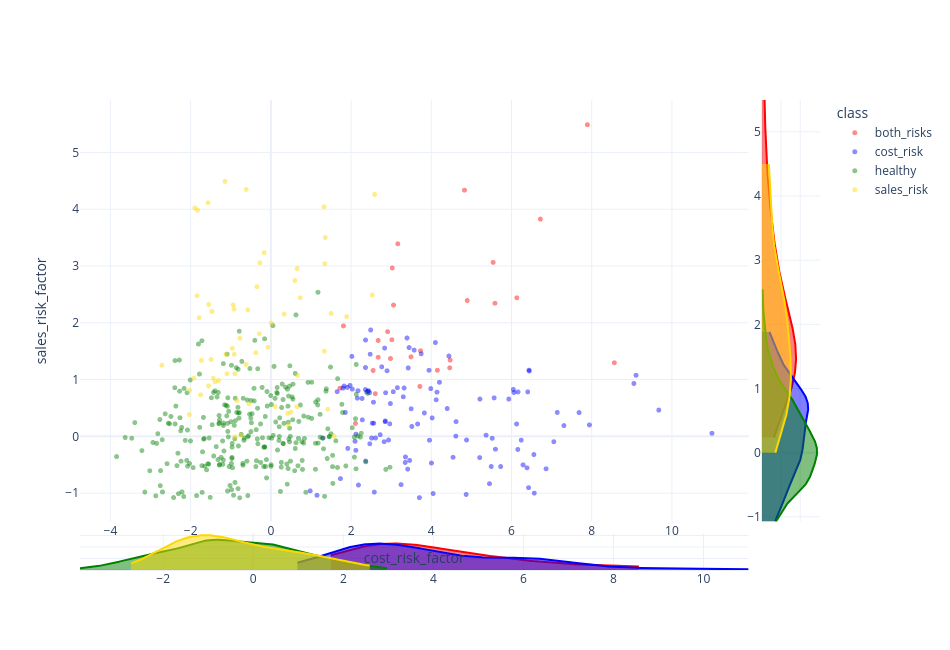

Notebook code cell kept with this figure:
### Code cell
# market_x = MultiLabel OHE in market_focus
df["market_Industrial"] = df["market_focus"].apply(lambda x: 1 if "Industrial" in x else 0)
df["market_Ads"] = df["market_focus"].apply(lambda x: 1 if "Ads" in x else 0)
df["market_Contract"] = df["market_focus"].apply(lambda x: 1 if "Contract" in x else 0)
df["market_Scale"] = df["market_focus"].apply(lambda x: 1 if "Scale" in x else 0)

"""
market_shift_cost =
     0.70 if Industrial
     0.00 if Ads
    -0.50 if Contract
     0.45 if Scale

market_shift_sales =
     0.00 if Industrial
     0.80 if Ads
    -0.50 if Contract
     0.45 if Scale
"""
df["market_shift_cost"] = (
    0.70 * df["market_Industrial"]
    + 0.00 * df["market_Ads"]
    - 0.50 * df["market_Contract"]
    + 0.45 * df["market_Scale"]
)

df["market_shift_sales"] = (
    0.00 * df["market_Industrial"]
    + 0.80 * df["market_Ads"]
    - 0.50 * df["market_Contract"]
    + 0.45 * df["market_Scale"]
)

df["cost_risk_factor"] = df["cost_risk_factor"] + df["market_shift_cost"] - 0.55 * df["audited"]
df["sales_risk_factor"] = df["sales_risk_factor"] + df["market_shift_sales"] - 0.55 * df["audited"]

plot_multiple_plots(
    df=df,
    backend_plotly=True,
    kde_bool=True,
    config=[
        # {"x1_col": "cost_risk_factor"},
        # {"x1_col": "sales_risk_factor"},
        {"x1_col": "cost_risk_factor", "x2_col": "sales_risk_factor"},
    ],
).show()

### Figure 1 — Plotly figure (JSON) as saved in the notebook; plotly's stock layout.template omitted (floating-point values rounded to 4 significant figures; data arrays with more than 128 entries replaced by an {"elided": "..."} marker saying what was removed)
{"data": [{"marker": {"color": "red", "opacity": 0.45, "size": 5}, "mode": "markers", "name": "both_risks", "showlegend": true, "type": "scattergl", "x": [8.565, 4.897, 2.55, 2.11, 1.722, 2.676, 2.983, 1.81, 6.133, 2.912, 3.027, 4.828, 3.716, 3.495, 3.018, 3.058, 3.166, 4.152, 2.604, 5.588, 4.471, 7.893, 2.676, 4.459, 5.543, 6.721, 3.733], "xaxis": "x", "y": [1.304, 2.4, 1.167, 0.235, 0.8544, 1.401, 1.378, 1.953, 2.447, 1.851, 2.972, 4.343, 0.8867, 1.407, 1.709, 2.319, 3.399, 1.172, 0.7589, 2.352, 1.351, 5.497, 1.696, 1.215, 3.072, 3.834, 1.515], "yaxis": "y"}, {"fill": "tozeroy", "line": {"color": "red"}, "mode": "lines", "opacity": 0.35, "showlegend": false, "type": "scatter", "x": {"elided": "300 float values"}, "xaxis": "x3", "y": {"elided": "300 float values"}, "yaxis": "y3"}, {"fill": "tozerox", "line": {"color": "red"}, "mode": "lines", "opacity": 0.35, "showlegend": false, "type": "scatter", "x": {"elided": "300 float values"}, "xaxis": "x2", "y": {"elided": "300 float values"}, "yaxis": "y2"}, {"marker": {"color": "blue", "opacity": 0.45, "size": 5}, "mode": "markers", "name": "cost_risk", "showlegend": true, "type": "scattergl", "x": [1.735, 2.02, 4.619, 2.85, 6.387, 5.933, 4.87, 3.461, 2.58, 2.935, 4.005, 2.172, 2.765, 4.102, 2.898, 1.3, 1.654, 3.988, 3.447, 1.798, 7.307, 6.162, 2.281, 1.908, 4.613, 7.686, 4.398, 9.673, 2.416, 2.566, 4.124, 2.981, 9.052, 6.047, 5.213, 3.66, 4.142, 2.837, 4.543, 3.499, 3.749, 3.574, 3.944, 6.406, 5.207, 6.063, 2.462, 2.099, 2.528, 6.559, 5.495, 4.023, 6.158, 5.452, 3.515, 2.122, 5.368, 2.855, 2.36, 2.119, 2.613, 6.864, 3.155, 2.184, 2.157, 3.35, 2.558, 3.247, 3.704, 5.569, 6.569, 3.323, 1.918, 1.857, 2.966, 3.302, 4.88, 2.364, 0.9809, 5.52, 2.513, 3.053, 5.6, 3.357, 7.056, 11.0, 2.825, 2.489, 4.44, 6.435, 2.275, 5.73, 7.142, 4.204, 9.107, 6.128, 1.974, 7.944, 3.425, 4.047, 2.467, 6.289, 6.427, 2.44, 3.395, 2.727, 1.151, 3.828, 2.862, 1.825, 2.359, 3.955, 2.031, 2.39, 6.243, 2.477, 3.412, 6.444, 2.361], "xaxis": "x", "y": [-0.7368, 1.416, 0.2672, 0.2657, -0.5475, 0.6642, -1.016, -0.4164, -0.9745, -0.0566, -0.4631, 0.8118, 1.232, 1.659, 1.162, -0.02303, 0.7943, 0.8488, 1.571, 0.856, 0.197, 0.7904, 0.2984, 0.8698, 0.01088, 0.4265, 0.4969, 0.4701, 0.8043, 0.2393, 0.6518, 0.5848, 0.9389, 0.8339, 0.6643, 0.2251, 0.7864, 1.562, -0.3619, 0.4933, 1.461, 1.526, 1.171, 0.7901, -0.3669, 0.7797, 0.7765, -0.0801, 0.2394, -0.3134, -0.5242, 0.3321, -0.2231, -0.8261, 0.1821, 0.04608, 0.0281, 0.2777, 1.22, -0.2382, -0.02149, -0.5637, 0.8648, -0.8501, 0.6797, -0.4528, 0.6084, -0.8425, -1.072, 0.6851, -0.9933, 0.8586, -0.2044, 0.4283, 0.2279, 0.7039, -0.05671, -0.4277, -0.9522, -0.02719, -0.02253, 0.7937, -0.2192, -0.355, -0.08659, 0.06158, -0.08695, 1.881, 1.422, 1.173, 0.6746, -0.5247, 0.4294, 0.9595, 1.083, 0.2257, 0.9041, 0.2093, 1.212, -1.0, -0.1238, -0.4949, -0.8969, 0.8111, 1.74, 0.03658, -1.031, 0.4198, 0.7753, 0.8931, 0.8316, -0.06075, 0.8395, 0.7871, -0.05979, 1.454, -0.5699, 1.16, 1.704], "yaxis": "y"}, {"fill": "tozeroy", "line": {"color": "blue"}, "mode": "lines", "opacity": 0.35, "showlegend": false, "type": "scatter", "x": {"elided": "300 float values"}, "xaxis": "x3", "y": {"elided": "300 float values"}, "yaxis": "y3"}, {"fill": "tozerox", "line": {"color": "blue"}, "mode": "lines", "opacity": 0.35, "showlegend": false, "type": "scatter", "x": {"elided": "300 float values"}, "xaxis": "x2", "y": {"elided": "300 float values"}, "yaxis": "y2"}, {"marker": {"color": "green", "opacity": 0.45, "size": 5}, "mode": "markers", "name": "healthy", "showlegend": true, "type": "scattergl", "x": {"elided": "280 float values"}, "xaxis": "x", "y": {"elided": "280 float values"}, "yaxis": "y"}, {"fill": "tozeroy", "line": {"color": "green"}, "mode": "lines", "opacity": 0.35, "showlegend": false, "type": "scatter", "x": {"elided": "300 float values"}, "xaxis": "x3", "y": {"elided": "300 float values"}, "yaxis": "y3"}, {"fill": "tozerox", "line": {"color": "green"}, "mode": "lines", "opacity": 0.35, "showlegend": false, "type": "scatter", "x": {"elided": "300 float values"}, "xaxis": "x2", "y": {"elided": "300 float values"}, "yaxis": "y2"}, {"marker": {"color": "gold", "opacity": 0.45, "size": 5}, "mode": "markers", "name": "sales_risk", "showlegend": true, "type": "scattergl", "x": [-0.8415, -2.716, -1.732, -0.3471, -1.566, 2.587, 0.6486, 0.5989, -1.307, -1.437, -2.031, -0.8981, -1.826, 0.1068, -0.7479, 1.344, -0.9383, -2.034, -0.6157, -1.896, -1.144, -0.2745, 1.503, 0.4197, 0.3315, 1.579, -0.9181, -0.2862, -1.552, -0.9112, -1.923, -0.8929, 0.01162, -1.096, 1.334, -0.5736, -0.9594, -1.389, 2.529, -1.839, -1.122, 0.5021, -1.752, -0.3746, 0.6669, -0.0742, -0.7738, 1.326, -0.5447, -1.49, -1.467, 1.419, 0.4372, -1.788, 1.89, -0.166, 1.357, -1.548, 0.7326, -0.6196, 0.655], "xaxis": "x", "y": [0.6374, 1.259, 1.345, 2.645, 4.122, 4.268, 0.5288, 2.752, 0.9911, 1.032, 0.8199, 1.11, 3.993, 0.5326, 0.02781, 3.048, 2.321, 0.391, 4.357, 4.029, 4.498, 3.064, 2.172, 0.4108, 2.161, 0.009104, 2.247, 1.816, 0.8955, 1.453, 1.032, 6.053e-05, 2.002, 1.112, 1.507, 2.235, 1.558, 0.9695, 2.497, 2.484, 1.45, 0.435, 0.739, 1.482, 1.08, 1.577, 1.735, 4.051, 0.5815, 1.362, 2.207, 0.4853, 0.2085, 2.097, 2.116, 3.242, 3.509, 2.329, 2.449, 1.274, 2.965], "yaxis": "y"}, {"fill": "tozeroy", "line": {"color": "gold"}, "mode": "lines", "opacity": 0.35, "showlegend": false, "type": "scatter", "x": {"elided": "300 float values"}, "xaxis": "x3", "y": {"elided": "300 float values"}, "yaxis": "y3"}, {"fill": "tozerox", "line": {"color": "gold"}, "mode": "lines", "opacity": 0.35, "showlegend": false, "type": "scatter", "x": {"elided": "300 float values"}, "xaxis": "x2", "y": {"elided": "300 float values"}, "yaxis": "y2"}], "layout": {"height": 650, "legend": {"title": {"text": "class"}}, "width": 950, "xaxis": {"anchor": "y", "domain": [0, 0.9034], "title": {"text": "cost_risk_factor"}}, "xaxis2": {"anchor": "y2", "domain": [0.9214, 1], "showticklabels": false, "title": {"text": ""}}, "xaxis3": {"anchor": "y3", "domain": [0, 0.9034]}, "yaxis": {"anchor": "x", "domain": [0.103, 1], "title": {"text": "sales_risk_factor"}}, "yaxis2": {"anchor": "x2", "domain": [0.103, 1]}, "yaxis3": {"anchor": "x3", "domain": [0, 0.078], "showticklabels": false, "title": {"text": ""}}}}
